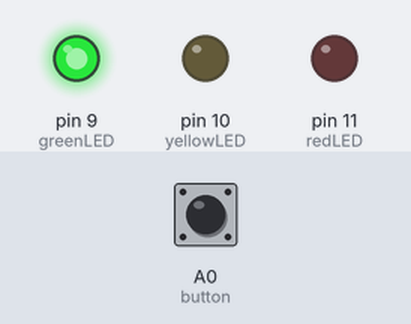
Simulated run of this sketch. Board: Arduino Uno, built with avr-gcc and run on an emulated ATmega328P. Shown: output pins drawn as LEDs (lit = HIGH). The inputs (shaded band) are chosen by the test bench; at power-on: A0 (button) LOW.

Above: at 1.2 s.
1.3 s: A0 (button) pulled HIGH for 0.15 s
At 2.5 s:
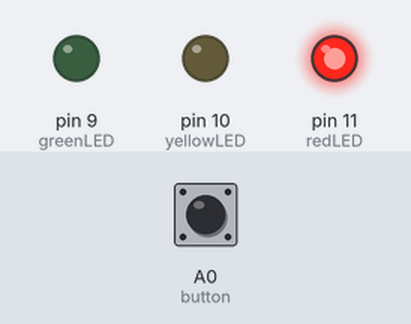
2.9 s: A0 (button) pulled HIGH for 1 s
At 3.8 s:
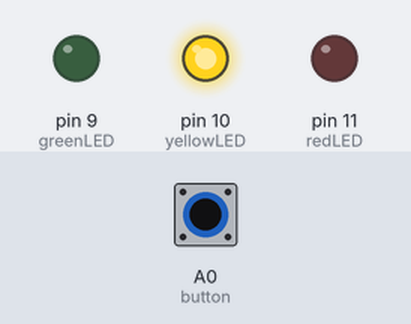
5.4 s: A0 (button) pulled HIGH for 3.2 s
At 6.7 s:
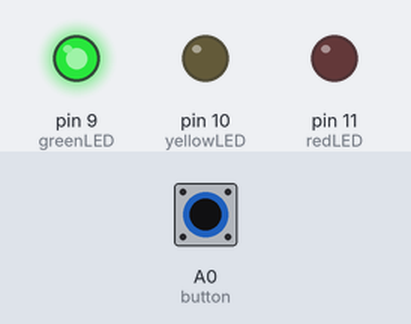
Timing chart, 0 to 8.4 s (numbered marks = the images above; inputs shaded):
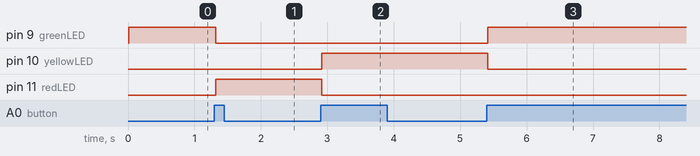

The sketch:

Button_Stoplight.ino
```cpp
//Button_Stoplight

const int redLED = 11;
const int yellowLED = 10;
const int greenLED = 9;
const int button = A0;
int Val;
int oldVal;
int counter = 3;

void setup() {
  pinMode(redLED,OUTPUT);
  pinMode(yellowLED,OUTPUT);
  pinMode(greenLED,OUTPUT);
  pinMode(button,INPUT);
}

void loop() {
  Val = digitalRead(button);             //Read the value from the button
  if((Val == HIGH) && (oldVal == LOW)){  //If Val is HIGH and oldVal is LOW then
    ++counter;                           //Add to the counter when the button is pressed
  }
  oldVal = Val;
  delay(10);
                                         //When the counter variable = 1, turn on the red LED
      if (counter == 1){
      digitalWrite(redLED,HIGH);
      digitalWrite(yellowLED,LOW);
      digitalWrite(greenLED,LOW);
                                         //When the counter variable = 2, turn on the yellow LED
      }if (counter == 2){
      digitalWrite(redLED,LOW);
      digitalWrite(yellowLED,HIGH);
      digitalWrite(greenLED,LOW);
                                         //When the counter variable = 3, turn on the green LED
      }if (counter == 3){
      digitalWrite(redLED,LOW);
      digitalWrite(yellowLED,LOW);
      digitalWrite(greenLED,HIGH);
                                         //Set the counter variable back to 1 if it equals 4
      }if (counter == 4){
        counter = 1;
        }
}
```

Measured:
- after the input at 1.3 s, pin 9 (greenLED): HIGH → LOW at once; pin 11 (redLED): LOW → HIGH at once
- after the input at 2.9 s, pin 10 (yellowLED): LOW → HIGH at once; pin 11 (redLED): HIGH → LOW at once
- after the input at 5.4 s, pin 9 (greenLED): LOW → HIGH at once; pin 10 (yellowLED): HIGH → LOW at once
